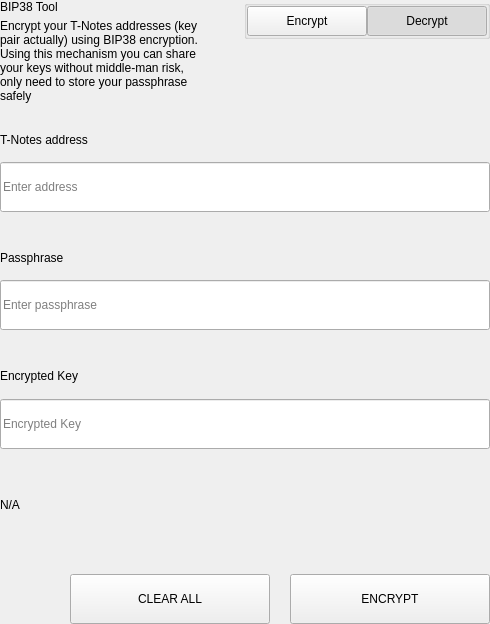
<?xml version="1.0" encoding="UTF-8"?>
<ui version="4.0">
 <class>SettingsBitToolWidget</class>
 <widget class="QWidget" name="SettingsBitToolWidget">
  <property name="geometry">
   <rect>
    <x>0</x>
    <y>0</y>
    <width>490</width>
    <height>624</height>
   </rect>
  </property>
  <property name="windowTitle">
   <string>Form</string>
  </property>
  <layout class="QVBoxLayout" name="verticalLayout">
   <property name="spacing">
    <number>0</number>
   </property>
   <property name="leftMargin">
    <number>0</number>
   </property>
   <property name="topMargin">
    <number>0</number>
   </property>
   <property name="rightMargin">
    <number>0</number>
   </property>
   <property name="bottomMargin">
    <number>0</number>
   </property>
   <item>
    <widget class="QWidget" name="left" native="true">
     <layout class="QVBoxLayout" name="verticalLayout_3">
      <property name="leftMargin">
       <number>0</number>
      </property>
      <property name="topMargin">
       <number>0</number>
      </property>
      <property name="rightMargin">
       <number>0</number>
      </property>
      <property name="bottomMargin">
       <number>0</number>
      </property>
      <item>
       <layout class="QVBoxLayout" name="verticalLayout_2">
        <property name="spacing">
         <number>0</number>
        </property>
        <item>
         <layout class="QHBoxLayout" name="horizontalLayout_3" stretch="3,1">
          <property name="spacing">
           <number>40</number>
          </property>
          <item>
           <layout class="QVBoxLayout" name="verticalLayoutTitle">
            <property name="spacing">
             <number>5</number>
            </property>
            <item>
             <widget class="QLabel" name="labelTitle">
              <property name="text">
               <string>BIP38 Tool</string>
              </property>
             </widget>
            </item>
            <item>
             <widget class="QLabel" name="labelSubtitle1">
              <property name="text">
               <string>Encrypt your T-Notes addresses (key pair actually) using BIP38 encryption.
Using this mechanism you can share your keys without middle-man risk, only need to store your passphrase safely</string>
              </property>
              <property name="wordWrap">
               <bool>true</bool>
              </property>
             </widget>
            </item>
           </layout>
          </item>
          <item alignment="Qt::AlignTop">
           <widget class="QGroupBox" name="groupBox">
            <property name="title">
             <string/>
            </property>
            <property name="alignment">
             <set>Qt::AlignLeading|Qt::AlignLeft|Qt::AlignTop</set>
            </property>
            <layout class="QHBoxLayout" name="horizontalLayout_4">
             <property name="spacing">
              <number>0</number>
             </property>
             <property name="leftMargin">
              <number>0</number>
             </property>
             <property name="topMargin">
              <number>0</number>
             </property>
             <property name="rightMargin">
              <number>0</number>
             </property>
             <property name="bottomMargin">
              <number>0</number>
             </property>
             <item>
              <spacer name="horizontalSpacer">
               <property name="orientation">
                <enum>Qt::Horizontal</enum>
               </property>
               <property name="sizeHint" stdset="0">
                <size>
                 <width>40</width>
                 <height>20</height>
                </size>
               </property>
              </spacer>
             </item>
             <item>
              <widget class="QPushButton" name="pushLeft">
               <property name="minimumSize">
                <size>
                 <width>120</width>
                 <height>30</height>
                </size>
               </property>
               <property name="maximumSize">
                <size>
                 <width>120</width>
                 <height>30</height>
                </size>
               </property>
               <property name="focusPolicy">
                <enum>Qt::NoFocus</enum>
               </property>
               <property name="text">
                <string>Encrypt</string>
               </property>
               <property name="checkable">
                <bool>true</bool>
               </property>
               <property name="autoExclusive">
                <bool>true</bool>
               </property>
              </widget>
             </item>
             <item>
              <widget class="QPushButton" name="pushRight">
               <property name="minimumSize">
                <size>
                 <width>120</width>
                 <height>30</height>
                </size>
               </property>
               <property name="maximumSize">
                <size>
                 <width>120</width>
                 <height>30</height>
                </size>
               </property>
               <property name="focusPolicy">
                <enum>Qt::NoFocus</enum>
               </property>
               <property name="text">
                <string>Decrypt</string>
               </property>
               <property name="checkable">
                <bool>true</bool>
               </property>
               <property name="checked">
                <bool>true</bool>
               </property>
               <property name="autoExclusive">
                <bool>true</bool>
               </property>
              </widget>
             </item>
            </layout>
           </widget>
          </item>
         </layout>
        </item>
        <item>
         <widget class="QStackedWidget" name="stackedWidget">
          <property name="currentIndex">
           <number>1</number>
          </property>
          <widget class="QWidget" name="pageDecrypt">
           <layout class="QVBoxLayout" name="verticalLayout_5">
            <property name="spacing">
             <number>0</number>
            </property>
            <property name="leftMargin">
             <number>0</number>
            </property>
            <property name="topMargin">
             <number>0</number>
            </property>
            <property name="rightMargin">
             <number>0</number>
            </property>
            <property name="bottomMargin">
             <number>0</number>
            </property>
            <item>
             <widget class="QWidget" name="widget" native="true">
              <property name="minimumSize">
               <size>
                <width>0</width>
                <height>100</height>
               </size>
              </property>
              <layout class="QVBoxLayout" name="verticalLayout_4">
               <property name="spacing">
                <number>0</number>
               </property>
               <property name="leftMargin">
                <number>0</number>
               </property>
               <property name="topMargin">
                <number>0</number>
               </property>
               <property name="rightMargin">
                <number>0</number>
               </property>
               <property name="bottomMargin">
                <number>0</number>
               </property>
               <item>
                <spacer name="verticalSpacer_2">
                 <property name="orientation">
                  <enum>Qt::Vertical</enum>
                 </property>
                 <property name="sizeType">
                  <enum>QSizePolicy::Fixed</enum>
                 </property>
                 <property name="sizeHint" stdset="0">
                  <size>
                   <width>20</width>
                   <height>20</height>
                  </size>
                 </property>
                </spacer>
               </item>
               <item>
                <layout class="QHBoxLayout" name="horizontalLayout_6" stretch="2">
                 <property name="spacing">
                  <number>0</number>
                 </property>
                 <item>
                  <layout class="QVBoxLayout" name="verticalLayout_7">
                   <property name="spacing">
                    <number>9</number>
                   </property>
                   <item>
                    <widget class="QLabel" name="labelSubtitleKey">
                     <property name="minimumSize">
                      <size>
                       <width>0</width>
                       <height>20</height>
                      </size>
                     </property>
                     <property name="maximumSize">
                      <size>
                       <width>16777215</width>
                       <height>20</height>
                      </size>
                     </property>
                     <property name="text">
                      <string>Encrypted key</string>
                     </property>
                    </widget>
                   </item>
                   <item>
                    <widget class="QLineEdit" name="lineEditKey">
                     <property name="minimumSize">
                      <size>
                       <width>0</width>
                       <height>50</height>
                      </size>
                     </property>
                     <property name="maximumSize">
                      <size>
                       <width>16777215</width>
                       <height>50</height>
                      </size>
                     </property>
                     <property name="placeholderText">
                      <string>Enter a encrypted key</string>
                     </property>
                    </widget>
                   </item>
                  </layout>
                 </item>
                </layout>
               </item>
               <item>
                <spacer name="verticalSpacer_3">
                 <property name="orientation">
                  <enum>Qt::Vertical</enum>
                 </property>
                 <property name="sizeType">
                  <enum>QSizePolicy::Fixed</enum>
                 </property>
                 <property name="sizeHint" stdset="0">
                  <size>
                   <width>20</width>
                   <height>20</height>
                  </size>
                 </property>
                </spacer>
               </item>
               <item>
                <layout class="QVBoxLayout" name="verticalLayout_9">
                 <property name="spacing">
                  <number>9</number>
                 </property>
                 <item>
                  <widget class="QLabel" name="labelSubtitlePassphrase">
                   <property name="maximumSize">
                    <size>
                     <width>16777215</width>
                     <height>20</height>
                    </size>
                   </property>
                   <property name="text">
                    <string>Passphrase</string>
                   </property>
                  </widget>
                 </item>
                 <item>
                  <widget class="QLineEdit" name="lineEditPassphrase">
                   <property name="minimumSize">
                    <size>
                     <width>0</width>
                     <height>50</height>
                    </size>
                   </property>
                   <property name="maximumSize">
                    <size>
                     <width>16777215</width>
                     <height>50</height>
                    </size>
                   </property>
                   <property name="placeholderText">
                    <string>Enter a passphrase</string>
                   </property>
                  </widget>
                 </item>
                </layout>
               </item>
               <item>
                <spacer name="verticalSpacer_4">
                 <property name="orientation">
                  <enum>Qt::Vertical</enum>
                 </property>
                 <property name="sizeType">
                  <enum>QSizePolicy::Fixed</enum>
                 </property>
                 <property name="sizeHint" stdset="0">
                  <size>
                   <width>20</width>
                   <height>20</height>
                  </size>
                 </property>
                </spacer>
               </item>
               <item>
                <widget class="QWidget" name="widget_3" native="true">
                 <property name="sizePolicy">
                  <sizepolicy hsizetype="Preferred" vsizetype="Fixed">
                   <horstretch>0</horstretch>
                   <verstretch>0</verstretch>
                  </sizepolicy>
                 </property>
                 <layout class="QVBoxLayout" name="verticalLayout_10">
                  <property name="spacing">
                   <number>9</number>
                  </property>
                  <property name="leftMargin">
                   <number>0</number>
                  </property>
                  <property name="topMargin">
                   <number>0</number>
                  </property>
                  <property name="rightMargin">
                   <number>0</number>
                  </property>
                  <property name="bottomMargin">
                   <number>0</number>
                  </property>
                  <item>
                   <widget class="QLabel" name="labelSubtitleDecryptResult">
                    <property name="minimumSize">
                     <size>
                      <width>0</width>
                      <height>20</height>
                     </size>
                    </property>
                    <property name="maximumSize">
                     <size>
                      <width>16777215</width>
                      <height>20</height>
                     </size>
                    </property>
                    <property name="text">
                     <string>Decrypted address result</string>
                    </property>
                   </widget>
                  </item>
                  <item>
                   <widget class="QWidget" name="widget_4" native="true">
                    <layout class="QHBoxLayout" name="horizontalLayout" stretch="6,0,1">
                     <property name="spacing">
                      <number>0</number>
                     </property>
                     <property name="leftMargin">
                      <number>0</number>
                     </property>
                     <property name="topMargin">
                      <number>0</number>
                     </property>
                     <property name="rightMargin">
                      <number>0</number>
                     </property>
                     <property name="bottomMargin">
                      <number>0</number>
                     </property>
                     <item alignment="Qt::AlignVCenter">
                      <widget class="QLineEdit" name="lineEditDecryptResult">
                       <property name="minimumSize">
                        <size>
                         <width>0</width>
                         <height>50</height>
                        </size>
                       </property>
                       <property name="maximumSize">
                        <size>
                         <width>16777215</width>
                         <height>50</height>
                        </size>
                       </property>
                       <property name="placeholderText">
                        <string>Decrypted Address</string>
                       </property>
                      </widget>
                     </item>
                     <item>
                      <spacer name="horizontalSpacer_4">
                       <property name="orientation">
                        <enum>Qt::Horizontal</enum>
                       </property>
                       <property name="sizeType">
                        <enum>QSizePolicy::Fixed</enum>
                       </property>
                       <property name="sizeHint" stdset="0">
                        <size>
                         <width>20</width>
                         <height>50</height>
                        </size>
                       </property>
                      </spacer>
                     </item>
                     <item>
                      <widget class="QPushButton" name="pushButtonImport">
                       <property name="minimumSize">
                        <size>
                         <width>140</width>
                         <height>40</height>
                        </size>
                       </property>
                       <property name="text">
                        <string>Import Address</string>
                       </property>
                      </widget>
                     </item>
                    </layout>
                   </widget>
                  </item>
                 </layout>
                </widget>
               </item>
               <item>
                <widget class="QLabel" name="statusLabel_DEC">
                 <property name="maximumSize">
                  <size>
                   <width>16777215</width>
                   <height>40</height>
                  </size>
                 </property>
                 <property name="text">
                  <string/>
                 </property>
                </widget>
               </item>
               <item>
                <spacer name="verticalSpacer">
                 <property name="orientation">
                  <enum>Qt::Vertical</enum>
                 </property>
                 <property name="sizeType">
                  <enum>QSizePolicy::Preferred</enum>
                 </property>
                 <property name="sizeHint" stdset="0">
                  <size>
                   <width>20</width>
                   <height>20</height>
                  </size>
                 </property>
                </spacer>
               </item>
               <item>
                <layout class="QHBoxLayout" name="horizontalLayout_7">
                 <property name="spacing">
                  <number>0</number>
                 </property>
                 <item>
                  <spacer name="horizontalSpacer_5">
                   <property name="orientation">
                    <enum>Qt::Horizontal</enum>
                   </property>
                   <property name="sizeType">
                    <enum>QSizePolicy::Expanding</enum>
                   </property>
                   <property name="sizeHint" stdset="0">
                    <size>
                     <width>40</width>
                     <height>20</height>
                    </size>
                   </property>
                  </spacer>
                 </item>
                 <item>
                  <widget class="QPushButton" name="pushButtonDecryptClear">
                   <property name="minimumSize">
                    <size>
                     <width>200</width>
                     <height>50</height>
                    </size>
                   </property>
                   <property name="maximumSize">
                    <size>
                     <width>200</width>
                     <height>50</height>
                    </size>
                   </property>
                   <property name="text">
                    <string>CLEAR</string>
                   </property>
                  </widget>
                 </item>
                 <item>
                  <spacer name="horizontalSpacer_3">
                   <property name="orientation">
                    <enum>Qt::Horizontal</enum>
                   </property>
                   <property name="sizeType">
                    <enum>QSizePolicy::Fixed</enum>
                   </property>
                   <property name="sizeHint" stdset="0">
                    <size>
                     <width>20</width>
                     <height>20</height>
                    </size>
                   </property>
                  </spacer>
                 </item>
                 <item>
                  <widget class="QPushButton" name="pushButtonDecrypt">
                   <property name="minimumSize">
                    <size>
                     <width>200</width>
                     <height>50</height>
                    </size>
                   </property>
                   <property name="maximumSize">
                    <size>
                     <width>200</width>
                     <height>50</height>
                    </size>
                   </property>
                   <property name="text">
                    <string>DECRYPT KEY</string>
                   </property>
                  </widget>
                 </item>
                </layout>
               </item>
              </layout>
             </widget>
            </item>
           </layout>
          </widget>
          <widget class="QWidget" name="pageEncrypt">
           <layout class="QVBoxLayout" name="verticalLayout_11">
            <property name="spacing">
             <number>0</number>
            </property>
            <property name="leftMargin">
             <number>0</number>
            </property>
            <property name="topMargin">
             <number>0</number>
            </property>
            <property name="rightMargin">
             <number>0</number>
            </property>
            <property name="bottomMargin">
             <number>0</number>
            </property>
            <item>
             <spacer name="verticalSpacer_8">
              <property name="orientation">
               <enum>Qt::Vertical</enum>
              </property>
              <property name="sizeType">
               <enum>QSizePolicy::Fixed</enum>
              </property>
              <property name="sizeHint" stdset="0">
               <size>
                <width>20</width>
                <height>20</height>
               </size>
              </property>
             </spacer>
            </item>
            <item>
             <widget class="QWidget" name="containerAddressEnc" native="true">
              <layout class="QVBoxLayout" name="containerAddressEncLayout">
               <property name="spacing">
                <number>5</number>
               </property>
               <property name="leftMargin">
                <number>0</number>
               </property>
               <property name="topMargin">
                <number>0</number>
               </property>
               <property name="rightMargin">
                <number>0</number>
               </property>
               <property name="bottomMargin">
                <number>0</number>
               </property>
               <item>
                <widget class="QLabel" name="labelSubtitleAddress">
                 <property name="minimumSize">
                  <size>
                   <width>0</width>
                   <height>20</height>
                  </size>
                 </property>
                 <property name="maximumSize">
                  <size>
                   <width>16777215</width>
                   <height>20</height>
                  </size>
                 </property>
                 <property name="text">
                  <string>T-Notes address</string>
                 </property>
                </widget>
               </item>
               <item>
                <widget class="QLineEdit" name="addressIn_ENC">
                 <property name="minimumSize">
                  <size>
                   <width>0</width>
                   <height>50</height>
                  </size>
                 </property>
                 <property name="placeholderText">
                  <string>Enter address</string>
                 </property>
                </widget>
               </item>
              </layout>
             </widget>
            </item>
            <item>
             <spacer name="verticalSpacer_6">
              <property name="orientation">
               <enum>Qt::Vertical</enum>
              </property>
              <property name="sizeType">
               <enum>QSizePolicy::Fixed</enum>
              </property>
              <property name="sizeHint" stdset="0">
               <size>
                <width>20</width>
                <height>20</height>
               </size>
              </property>
             </spacer>
            </item>
            <item>
             <widget class="QWidget" name="containerAddress" native="true">
              <layout class="QHBoxLayout" name="horizontalLayout_9" stretch="2">
               <property name="spacing">
                <number>0</number>
               </property>
               <property name="leftMargin">
                <number>0</number>
               </property>
               <property name="topMargin">
                <number>0</number>
               </property>
               <property name="rightMargin">
                <number>0</number>
               </property>
               <property name="bottomMargin">
                <number>0</number>
               </property>
               <item>
                <layout class="QVBoxLayout" name="verticalLayout_8">
                 <property name="spacing">
                  <number>5</number>
                 </property>
                 <item>
                  <widget class="QLabel" name="labelSubtitleMessage">
                   <property name="minimumSize">
                    <size>
                     <width>0</width>
                     <height>20</height>
                    </size>
                   </property>
                   <property name="maximumSize">
                    <size>
                     <width>16777215</width>
                     <height>20</height>
                    </size>
                   </property>
                   <property name="text">
                    <string>Passphrase</string>
                   </property>
                  </widget>
                 </item>
                 <item>
                  <widget class="QLineEdit" name="passphraseIn_ENC">
                   <property name="minimumSize">
                    <size>
                     <width>0</width>
                     <height>50</height>
                    </size>
                   </property>
                   <property name="maximumSize">
                    <size>
                     <width>16777215</width>
                     <height>50</height>
                    </size>
                   </property>
                   <property name="placeholderText">
                    <string>Enter passphrase</string>
                   </property>
                  </widget>
                 </item>
                </layout>
               </item>
              </layout>
             </widget>
            </item>
            <item>
             <spacer name="verticalSpacer_7">
              <property name="orientation">
               <enum>Qt::Vertical</enum>
              </property>
              <property name="sizeType">
               <enum>QSizePolicy::Fixed</enum>
              </property>
              <property name="sizeHint" stdset="0">
               <size>
                <width>20</width>
                <height>20</height>
               </size>
              </property>
             </spacer>
            </item>
            <item>
             <widget class="QWidget" name="widget_2" native="true">
              <property name="minimumSize">
               <size>
                <width>0</width>
                <height>75</height>
               </size>
              </property>
              <property name="maximumSize">
               <size>
                <width>16777215</width>
                <height>16777215</height>
               </size>
              </property>
              <layout class="QVBoxLayout" name="verticalLayout_6">
               <property name="leftMargin">
                <number>0</number>
               </property>
               <property name="topMargin">
                <number>0</number>
               </property>
               <property name="rightMargin">
                <number>0</number>
               </property>
               <property name="bottomMargin">
                <number>0</number>
               </property>
               <item>
                <widget class="QLabel" name="labelSubtitleEncryptedKey">
                 <property name="minimumSize">
                  <size>
                   <width>0</width>
                   <height>20</height>
                  </size>
                 </property>
                 <property name="maximumSize">
                  <size>
                   <width>16777215</width>
                   <height>20</height>
                  </size>
                 </property>
                 <property name="text">
                  <string>Encrypted Key</string>
                 </property>
                </widget>
               </item>
               <item>
                <widget class="QLineEdit" name="encryptedKeyOut_ENC">
                 <property name="minimumSize">
                  <size>
                   <width>0</width>
                   <height>50</height>
                  </size>
                 </property>
                 <property name="placeholderText">
                  <string>Encrypted Key</string>
                 </property>
                </widget>
               </item>
              </layout>
             </widget>
            </item>
            <item>
             <widget class="QLabel" name="statusLabel_ENC">
              <property name="text">
               <string notr="true">N/A</string>
              </property>
             </widget>
            </item>
            <item>
             <spacer name="verticalSpacer_5">
              <property name="orientation">
               <enum>Qt::Vertical</enum>
              </property>
              <property name="sizeType">
               <enum>QSizePolicy::Fixed</enum>
              </property>
              <property name="sizeHint" stdset="0">
               <size>
                <width>20</width>
                <height>20</height>
               </size>
              </property>
             </spacer>
            </item>
            <item>
             <layout class="QHBoxLayout" name="horizontalLayout_8">
              <property name="spacing">
               <number>0</number>
              </property>
              <item>
               <spacer name="horizontalSpacer_6">
                <property name="orientation">
                 <enum>Qt::Horizontal</enum>
                </property>
                <property name="sizeType">
                 <enum>QSizePolicy::Expanding</enum>
                </property>
                <property name="sizeHint" stdset="0">
                 <size>
                  <width>40</width>
                  <height>20</height>
                 </size>
                </property>
               </spacer>
              </item>
              <item>
               <widget class="QPushButton" name="pushButtonClear">
                <property name="minimumSize">
                 <size>
                  <width>200</width>
                  <height>50</height>
                 </size>
                </property>
                <property name="focusPolicy">
                 <enum>Qt::NoFocus</enum>
                </property>
                <property name="text">
                 <string>CLEAR ALL</string>
                </property>
               </widget>
              </item>
              <item>
               <spacer name="horizontalSpacer_2">
                <property name="orientation">
                 <enum>Qt::Horizontal</enum>
                </property>
                <property name="sizeType">
                 <enum>QSizePolicy::Fixed</enum>
                </property>
                <property name="sizeHint" stdset="0">
                 <size>
                  <width>20</width>
                  <height>20</height>
                 </size>
                </property>
               </spacer>
              </item>
              <item>
               <widget class="QPushButton" name="pushButtonEncrypt">
                <property name="minimumSize">
                 <size>
                  <width>200</width>
                  <height>50</height>
                 </size>
                </property>
                <property name="maximumSize">
                 <size>
                  <width>200</width>
                  <height>50</height>
                 </size>
                </property>
                <property name="focusPolicy">
                 <enum>Qt::NoFocus</enum>
                </property>
                <property name="text">
                 <string>ENCRYPT</string>
                </property>
               </widget>
              </item>
             </layout>
            </item>
           </layout>
          </widget>
         </widget>
        </item>
       </layout>
      </item>
     </layout>
    </widget>
   </item>
  </layout>
 </widget>
 <resources/>
 <connections/>
</ui>
